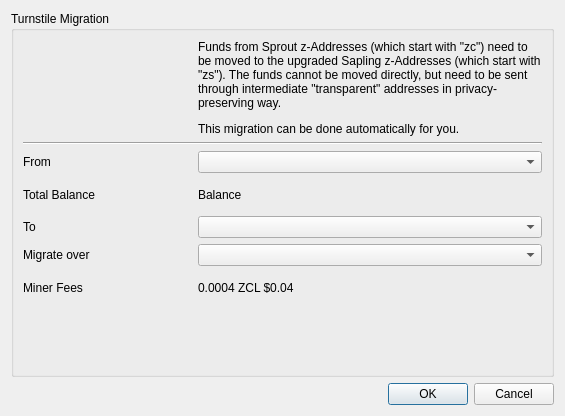
<?xml version="1.0" encoding="UTF-8"?>
<ui version="4.0">
 <class>Turnstile</class>
 <widget class="QDialog" name="Turnstile">
  <property name="geometry">
   <rect>
    <x>0</x>
    <y>0</y>
    <width>565</width>
    <height>416</height>
   </rect>
  </property>
  <property name="windowTitle">
   <string>Turnstile Migration</string>
  </property>
  <layout class="QVBoxLayout" name="verticalLayout">
   <item>
    <widget class="QGroupBox" name="groupBox">
     <property name="title">
      <string>Turnstile Migration</string>
     </property>
     <layout class="QVBoxLayout" name="verticalLayout_2">
      <item>
       <layout class="QGridLayout" name="gridLayout">
        <item row="0" column="0">
         <widget class="QLabel" name="msgIcon">
          <property name="text">
           <string/>
          </property>
          <property name="alignment">
           <set>Qt::AlignCenter</set>
          </property>
         </widget>
        </item>
        <item row="5" column="0">
         <widget class="QLabel" name="label_2">
          <property name="sizePolicy">
           <sizepolicy hsizetype="Minimum" vsizetype="Preferred">
            <horstretch>0</horstretch>
            <verstretch>0</verstretch>
           </sizepolicy>
          </property>
          <property name="text">
           <string>Migrate over</string>
          </property>
         </widget>
        </item>
        <item row="2" column="0">
         <widget class="QLabel" name="label">
          <property name="sizePolicy">
           <sizepolicy hsizetype="Minimum" vsizetype="Preferred">
            <horstretch>0</horstretch>
            <verstretch>0</verstretch>
           </sizepolicy>
          </property>
          <property name="text">
           <string>From</string>
          </property>
         </widget>
        </item>
        <item row="2" column="1" colspan="2">
         <widget class="AddressCombo" name="migrateZaddList">
          <property name="sizePolicy">
           <sizepolicy hsizetype="Expanding" vsizetype="Fixed">
            <horstretch>0</horstretch>
            <verstretch>0</verstretch>
           </sizepolicy>
          </property>
          <property name="editable">
           <bool>false</bool>
          </property>
          <property name="currentText">
           <string/>
          </property>
         </widget>
        </item>
        <item row="5" column="1" colspan="2">
         <widget class="QComboBox" name="privLevel">
          <property name="sizePolicy">
           <sizepolicy hsizetype="Expanding" vsizetype="Fixed">
            <horstretch>0</horstretch>
            <verstretch>0</verstretch>
           </sizepolicy>
          </property>
         </widget>
        </item>
        <item row="0" column="1" colspan="2">
         <widget class="QLabel" name="label_8">
          <property name="text">
           <string>&lt;html&gt;&lt;head/&gt;&lt;body&gt;&lt;p&gt;Funds from Sprout z-Addresses (which start with &amp;quot;zc&amp;quot;) need to be moved to the upgraded Sapling z-Addresses (which start with &amp;quot;zs&amp;quot;). The funds cannot be moved directly, but need to be sent through intermediate &amp;quot;transparent&amp;quot; addresses in privacy-preserving way.&lt;/p&gt;&lt;p&gt;This migration can be done automatically for you.&lt;/p&gt;&lt;/body&gt;&lt;/html&gt;</string>
          </property>
          <property name="wordWrap">
           <bool>true</bool>
          </property>
         </widget>
        </item>
        <item row="4" column="0">
         <widget class="QLabel" name="label_9">
          <property name="sizePolicy">
           <sizepolicy hsizetype="Minimum" vsizetype="Preferred">
            <horstretch>0</horstretch>
            <verstretch>0</verstretch>
           </sizepolicy>
          </property>
          <property name="text">
           <string>To</string>
          </property>
         </widget>
        </item>
        <item row="4" column="1" colspan="2">
         <widget class="AddressCombo" name="migrateTo"/>
        </item>
        <item row="1" column="0" colspan="3">
         <widget class="Line" name="line">
          <property name="orientation">
           <enum>Qt::Horizontal</enum>
          </property>
         </widget>
        </item>
        <item row="3" column="1">
         <widget class="QLabel" name="fromBalance">
          <property name="text">
           <string>Balance</string>
          </property>
         </widget>
        </item>
        <item row="7" column="0" rowspan="2" colspan="3">
         <spacer name="verticalSpacer">
          <property name="orientation">
           <enum>Qt::Vertical</enum>
          </property>
          <property name="sizeHint" stdset="0">
           <size>
            <width>20</width>
            <height>40</height>
           </size>
          </property>
         </spacer>
        </item>
        <item row="6" column="0">
         <widget class="QLabel" name="label_5">
          <property name="sizePolicy">
           <sizepolicy hsizetype="Minimum" vsizetype="Preferred">
            <horstretch>0</horstretch>
            <verstretch>0</verstretch>
           </sizepolicy>
          </property>
          <property name="text">
           <string>Miner Fees</string>
          </property>
         </widget>
        </item>
        <item row="6" column="1" colspan="2">
         <widget class="QLabel" name="minerFee">
          <property name="sizePolicy">
           <sizepolicy hsizetype="Expanding" vsizetype="Preferred">
            <horstretch>0</horstretch>
            <verstretch>0</verstretch>
           </sizepolicy>
          </property>
          <property name="text">
           <string notr="true">0.0004 ZCL $0.04</string>
          </property>
          <property name="alignment">
           <set>Qt::AlignLeading|Qt::AlignLeft|Qt::AlignVCenter</set>
          </property>
         </widget>
        </item>
        <item row="3" column="0">
         <widget class="QLabel" name="label_3">
          <property name="text">
           <string>Total Balance</string>
          </property>
         </widget>
        </item>
       </layout>
      </item>
     </layout>
    </widget>
   </item>
   <item>
    <widget class="QDialogButtonBox" name="buttonBox">
     <property name="orientation">
      <enum>Qt::Horizontal</enum>
     </property>
     <property name="standardButtons">
      <set>QDialogButtonBox::Cancel|QDialogButtonBox::Ok</set>
     </property>
    </widget>
   </item>
  </layout>
 </widget>
 <customwidgets>
  <customwidget>
   <class>AddressCombo</class>
   <extends>QComboBox</extends>
   <header>addresscombo.h</header>
  </customwidget>
 </customwidgets>
 <resources/>
 <connections>
  <connection>
   <sender>buttonBox</sender>
   <signal>accepted()</signal>
   <receiver>Turnstile</receiver>
   <slot>accept()</slot>
   <hints>
    <hint type="sourcelabel">
     <x>248</x>
     <y>254</y>
    </hint>
    <hint type="destinationlabel">
     <x>157</x>
     <y>274</y>
    </hint>
   </hints>
  </connection>
  <connection>
   <sender>buttonBox</sender>
   <signal>rejected()</signal>
   <receiver>Turnstile</receiver>
   <slot>reject()</slot>
   <hints>
    <hint type="sourcelabel">
     <x>316</x>
     <y>260</y>
    </hint>
    <hint type="destinationlabel">
     <x>286</x>
     <y>274</y>
    </hint>
   </hints>
  </connection>
 </connections>
</ui>
